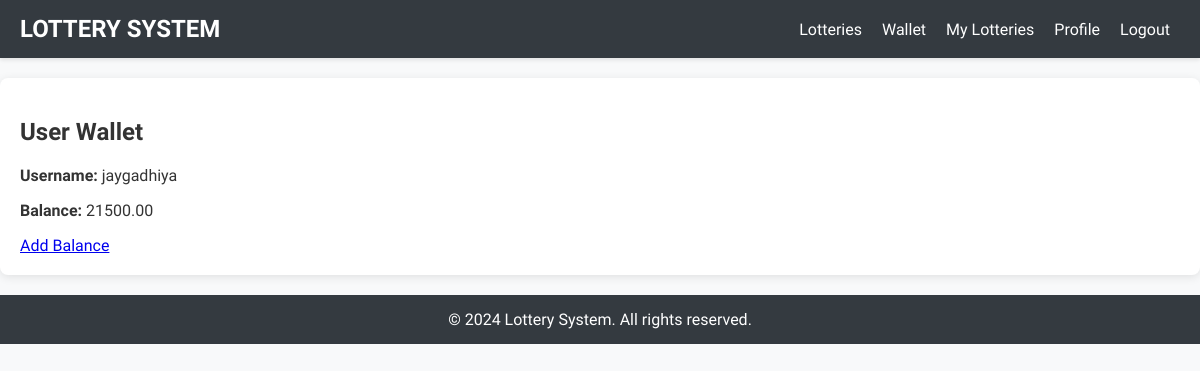
Before: /wallet/ (signed in) with the older database file.
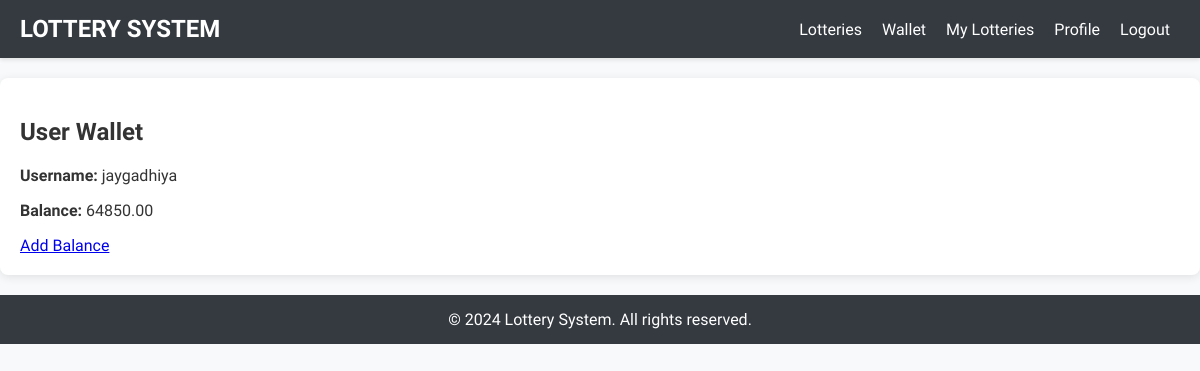
After: the same page with the newer database file.
### users/models.py (models this page shows, shortened)
class User(AbstractUser):
    user_type = models.CharField(choices=USER_TYPES, default=BUYER, max_length=10)
    birth_date = models.DateField(null=True)

class Wallet(TimeStampedModel):
    user = models.OneToOneField(User, on_delete=models.CASCADE)
    balance = models.DecimalField(max_digits=10, decimal_places=2, default=0)

### users/templates/users/wallet.html
{% extends 'users/base.html' %}
{% block content %}
<div class="profile-container">
    <h2>User Wallet</h2>
    <p><strong>Username:</strong> {{ user.username }}</p>
    {% if user.user_type == 'buyer' %}
    <p><strong>Balance:</strong> {{ user.wallet.balance }}</p>
    {% endif %}
    <a href="{% url 'update_balance' %}" class="logout-link">Add Balance</a>
</div>
{% endblock %}

Changed rows visible on the page:
changed User "jaygadhiya": wallet.balance "21500.00" → "64850.00"
